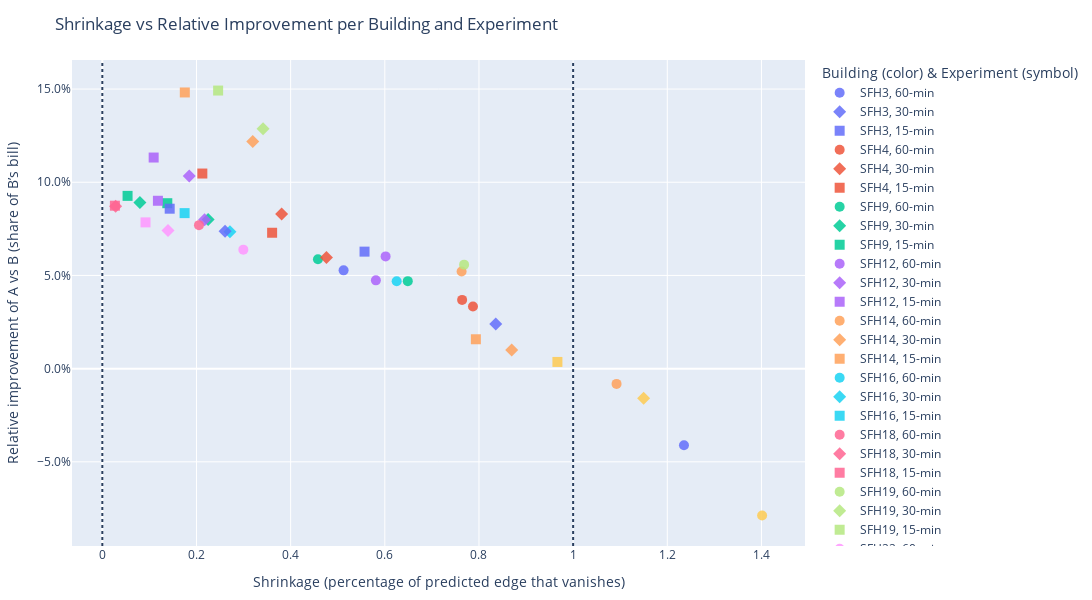

This figure's notebook cell:
### Code cell
import pandas as pd
import plotly.express as px

def plot_shrinkage_vs_rel_improv(df: pd.DataFrame,
                                 experiments=(60, 30, 15),
                                 rel_fmt='rel_gt{e}_improv_{e}',
                                 shrink_fmt='shrinkage_{e}',
                                 compare_to_gt1=False):
    """
    df: DataFrame indexed by 'building' with columns like
        shrinkage_60, rel_gt60_improv_60, etc.
    experiments: which experiments to include (e.g., 60, 30, 15).
    rel_fmt / shrink_fmt: format strings for column names.
    """
    df_ = df.reset_index()  # bring 'building' out of index
    if compare_to_gt1:
        rel_fmt = 'rel_gt1_improv_{e}' #rel_fmt.replace('gt', 'gt1_')
        
    parts = []
    for e in experiments:
        rel_col = rel_fmt.format(e=e)
        shr_col = shrink_fmt.format(e=e)
        if rel_col not in df_.columns or shr_col not in df_.columns:
            # skip quietly if a column is missing
            continue
        tmp = df_[['building', shr_col, rel_col]].copy()
        tmp.columns = ['building', 'shrinkage', 'rel_improv']
        tmp['experiment'] = f'{e}-min'
        parts.append(tmp)

    long_df = pd.concat(parts, ignore_index=True)
    long_df = long_df.dropna(subset=['shrinkage', 'rel_improv'])

    fig = px.scatter(
        long_df,
        x='shrinkage',               # a = 1 - s
        y='rel_improv',              # % savings vs B
        color='building',            # each building its own color
        symbol='experiment',         # symbol encodes experiment
        hover_data={
            'building': True,
            'experiment': True,
            'shrinkage': ':.3f',
            'rel_improv': ':.3%'     # show as %
        },
        labels={
            'shrinkage': 'Shrinkage (percentage of predicted edge that vanishes)',
            'rel_improv': 'Relative improvement of A vs B (share of B’s bill)'
        },
        title='Shrinkage vs Relative Improvement per Building and Experiment'
    )

    # Styling
    fig.update_traces(marker={'size': 10, 'opacity': 0.85})
    fig.update_yaxes(tickformat='.1%')       # percent ticks
    fig.add_vline(x=0, line_dash='dot')      # no attenuation
    fig.add_vline(x=1, line_dash='dot')      # full evaporation / reversal threshold
    fig.update_layout(
        legend_title_text='Building (color) & Experiment (symbol)',
        margin=dict(l=60, r=20, t=60, b=50),
        height=600,
        width=2400
    )
    return fig, long_df

# --- usage ---
fig, tidy = plot_shrinkage_vs_rel_improv(comparison_df, compare_to_gt1=True)  # df = your DataFrame
fig.show()

### Figure 1 — Plotly figure (JSON) as saved in the notebook; plotly's stock layout.template omitted (floating-point values rounded to 4 significant figures)
{"data": [{"customdata": [["SFH3", "60-min"]], "hovertemplate": "building=%{customdata[0]}<br>experiment=%{customdata[1]}<br>Shrinkage (percentage of predicted edge that vanishes)=%{x:.3f}<br>Relative improvement of A vs B (share of B’s bill)=%{y:.3%}<extra></extra>", "legendgroup": "SFH3, 60-min", "marker": {"color": "#636efa", "opacity": 0.85, "size": 10, "symbol": "circle"}, "mode": "markers", "name": "SFH3, 60-min", "orientation": "v", "showlegend": true, "type": "scatter", "x": [1.235], "xaxis": "x", "y": [-0.04112], "yaxis": "y"}, {"customdata": [["SFH3", "30-min"]], "hovertemplate": "building=%{customdata[0]}<br>experiment=%{customdata[1]}<br>Shrinkage (percentage of predicted edge that vanishes)=%{x:.3f}<br>Relative improvement of A vs B (share of B’s bill)=%{y:.3%}<extra></extra>", "legendgroup": "SFH3, 30-min", "marker": {"color": "#636efa", "opacity": 0.85, "size": 10, "symbol": "diamond"}, "mode": "markers", "name": "SFH3, 30-min", "orientation": "v", "showlegend": true, "type": "scatter", "x": [0.8356], "xaxis": "x", "y": [0.02389], "yaxis": "y"}, {"customdata": [["SFH3", "15-min"]], "hovertemplate": "building=%{customdata[0]}<br>experiment=%{customdata[1]}<br>Shrinkage (percentage of predicted edge that vanishes)=%{x:.3f}<br>Relative improvement of A vs B (share of B’s bill)=%{y:.3%}<extra></extra>", "legendgroup": "SFH3, 15-min", "marker": {"color": "#636efa", "opacity": 0.85, "size": 10, "symbol": "square"}, "mode": "markers", "name": "SFH3, 15-min", "orientation": "v", "showlegend": true, "type": "scatter", "x": [0.5569], "xaxis": "x", "y": [0.06278], "yaxis": "y"}, {"customdata": [["SFH4", "60-min"]], "hovertemplate": "building=%{customdata[0]}<br>experiment=%{customdata[1]}<br>Shrinkage (percentage of predicted edge that vanishes)=%{x:.3f}<br>Relative improvement of A vs B (share of B’s bill)=%{y:.3%}<extra></extra>", "legendgroup": "SFH4, 60-min", "marker": {"color": "#EF553B", "opacity": 0.85, "size": 10, "symbol": "circle"}, "mode": "markers", "name": "SFH4, 60-min", "orientation": "v", "showlegend": true, "type": "scatter", "x": [0.7642], "xaxis": "x", "y": [0.03689], "yaxis": "y"}, {"customdata": [["SFH4", "30-min"]], "hovertemplate": "building=%{customdata[0]}<br>experiment=%{customdata[1]}<br>Shrinkage (percentage of predicted edge that vanishes)=%{x:.3f}<br>Relative improvement of A vs B (share of B’s bill)=%{y:.3%}<extra></extra>", "legendgroup": "SFH4, 30-min", "marker": {"color": "#EF553B", "opacity": 0.85, "size": 10, "symbol": "diamond"}, "mode": "markers", "name": "SFH4, 30-min", "orientation": "v", "showlegend": true, "type": "scatter", "x": [0.3809], "xaxis": "x", "y": [0.08298], "yaxis": "y"}, {"customdata": [["SFH4", "15-min"]], "hovertemplate": "building=%{customdata[0]}<br>experiment=%{customdata[1]}<br>Shrinkage (percentage of predicted edge that vanishes)=%{x:.3f}<br>Relative improvement of A vs B (share of B’s bill)=%{y:.3%}<extra></extra>", "legendgroup": "SFH4, 15-min", "marker": {"color": "#EF553B", "opacity": 0.85, "size": 10, "symbol": "square"}, "mode": "markers", "name": "SFH4, 15-min", "orientation": "v", "showlegend": true, "type": "scatter", "x": [0.2124], "xaxis": "x", "y": [0.1047], "yaxis": "y"}, {"customdata": [["SFH9", "60-min"]], "hovertemplate": "building=%{customdata[0]}<br>experiment=%{customdata[1]}<br>Shrinkage (percentage of predicted edge that vanishes)=%{x:.3f}<br>Relative improvement of A vs B (share of B’s bill)=%{y:.3%}<extra></extra>", "legendgroup": "SFH9, 60-min", "marker": {"color": "#00cc96", "opacity": 0.85, "size": 10, "symbol": "circle"}, "mode": "markers", "name": "SFH9, 60-min", "orientation": "v", "showlegend": true, "type": "scatter", "x": [0.458], "xaxis": "x", "y": [0.05865], "yaxis": "y"}, {"customdata": [["SFH9", "30-min"]], "hovertemplate": "building=%{customdata[0]}<br>experiment=%{customdata[1]}<br>Shrinkage (percentage of predicted edge that vanishes)=%{x:.3f}<br>Relative improvement of A vs B (share of B’s bill)=%{y:.3%}<extra></extra>", "legendgroup": "SFH9, 30-min", "marker": {"color": "#00cc96", "opacity": 0.85, "size": 10, "symbol": "diamond"}, "mode": "markers", "name": "SFH9, 30-min", "orientation": "v", "showlegend": true, "type": "scatter", "x": [0.2248], "xaxis": "x", "y": [0.07996], "yaxis": "y"}, {"customdata": [["SFH9", "15-min"]], "hovertemplate": "building=%{customdata[0]}<br>experiment=%{customdata[1]}<br>Shrinkage (percentage of predicted edge that vanishes)=%{x:.3f}<br>Relative improvement of A vs B (share of B’s bill)=%{y:.3%}<extra></extra>", "legendgroup": "SFH9, 15-min", "marker": {"color": "#00cc96", "opacity": 0.85, "size": 10, "symbol": "square"}, "mode": "markers", "name": "SFH9, 15-min", "orientation": "v", "showlegend": true, "type": "scatter", "x": [0.138], "xaxis": "x", "y": [0.08875], "yaxis": "y"}, {"customdata": [["SFH12", "60-min"]], "hovertemplate": "building=%{customdata[0]}<br>experiment=%{customdata[1]}<br>Shrinkage (percentage of predicted edge that vanishes)=%{x:.3f}<br>Relative improvement of A vs B (share of B’s bill)=%{y:.3%}<extra></extra>", "legendgroup": "SFH12, 60-min", "marker": {"color": "#ab63fa", "opacity": 0.85, "size": 10, "symbol": "circle"}, "mode": "markers", "name": "SFH12, 60-min", "orientation": "v", "showlegend": true, "type": "scatter", "x": [0.5811], "xaxis": "x", "y": [0.04735], "yaxis": "y"}, {"customdata": [["SFH12", "30-min"]], "hovertemplate": "building=%{customdata[0]}<br>experiment=%{customdata[1]}<br>Shrinkage (percentage of predicted edge that vanishes)=%{x:.3f}<br>Relative improvement of A vs B (share of B’s bill)=%{y:.3%}<extra></extra>", "legendgroup": "SFH12, 30-min", "marker": {"color": "#ab63fa", "opacity": 0.85, "size": 10, "symbol": "diamond"}, "mode": "markers", "name": "SFH12, 30-min", "orientation": "v", "showlegend": true, "type": "scatter", "x": [0.2172], "xaxis": "x", "y": [0.07993], "yaxis": "y"}, {"customdata": [["SFH12", "15-min"]], "hovertemplate": "building=%{customdata[0]}<br>experiment=%{customdata[1]}<br>Shrinkage (percentage of predicted edge that vanishes)=%{x:.3f}<br>Relative improvement of A vs B (share of B’s bill)=%{y:.3%}<extra></extra>", "legendgroup": "SFH12, 15-min", "marker": {"color": "#ab63fa", "opacity": 0.85, "size": 10, "symbol": "square"}, "mode": "markers", "name": "SFH12, 15-min", "orientation": "v", "showlegend": true, "type": "scatter", "x": [0.1181], "xaxis": "x", "y": [0.09006], "yaxis": "y"}, {"customdata": [["SFH14", "60-min"]], "hovertemplate": "building=%{customdata[0]}<br>experiment=%{customdata[1]}<br>Shrinkage (percentage of predicted edge that vanishes)=%{x:.3f}<br>Relative improvement of A vs B (share of B’s bill)=%{y:.3%}<extra></extra>", "legendgroup": "SFH14, 60-min", "marker": {"color": "#FFA15A", "opacity": 0.85, "size": 10, "symbol": "circle"}, "mode": "markers", "name": "SFH14, 60-min", "orientation": "v", "showlegend": true, "type": "scatter", "x": [0.7632], "xaxis": "x", "y": [0.05215], "yaxis": "y"}, {"customdata": [["SFH14", "30-min"]], "hovertemplate": "building=%{customdata[0]}<br>experiment=%{customdata[1]}<br>Shrinkage (percentage of predicted edge that vanishes)=%{x:.3f}<br>Relative improvement of A vs B (share of B’s bill)=%{y:.3%}<extra></extra>", "legendgroup": "SFH14, 30-min", "marker": {"color": "#FFA15A", "opacity": 0.85, "size": 10, "symbol": "diamond"}, "mode": "markers", "name": "SFH14, 30-min", "orientation": "v", "showlegend": true, "type": "scatter", "x": [0.3195], "xaxis": "x", "y": [0.1219], "yaxis": "y"}, {"customdata": [["SFH14", "15-min"]], "hovertemplate": "building=%{customdata[0]}<br>experiment=%{customdata[1]}<br>Shrinkage (percentage of predicted edge that vanishes)=%{x:.3f}<br>Relative improvement of A vs B (share of B’s bill)=%{y:.3%}<extra></extra>", "legendgroup": "SFH14, 15-min", "marker": {"color": "#FFA15A", "opacity": 0.85, "size": 10, "symbol": "square"}, "mode": "markers", "name": "SFH14, 15-min", "orientation": "v", "showlegend": true, "type": "scatter", "x": [0.1752], "xaxis": "x", "y": [0.1482], "yaxis": "y"}, {"customdata": [["SFH16", "60-min"]], "hovertemplate": "building=%{customdata[0]}<br>experiment=%{customdata[1]}<br>Shrinkage (percentage of predicted edge that vanishes)=%{x:.3f}<br>Relative improvement of A vs B (share of B’s bill)=%{y:.3%}<extra></extra>", "legendgroup": "SFH16, 60-min", "marker": {"color": "#19d3f3", "opacity": 0.85, "size": 10, "symbol": "circle"}, "mode": "markers", "name": "SFH16, 60-min", "orientation": "v", "showlegend": true, "type": "scatter", "x": [0.6252], "xaxis": "x", "y": [0.04691], "yaxis": "y"}, {"customdata": [["SFH16", "30-min"]], "hovertemplate": "building=%{customdata[0]}<br>experiment=%{customdata[1]}<br>Shrinkage (percentage of predicted edge that vanishes)=%{x:.3f}<br>Relative improvement of A vs B (share of B’s bill)=%{y:.3%}<extra></extra>", "legendgroup": "SFH16, 30-min", "marker": {"color": "#19d3f3", "opacity": 0.85, "size": 10, "symbol": "diamond"}, "mode": "markers", "name": "SFH16, 30-min", "orientation": "v", "showlegend": true, "type": "scatter", "x": [0.271], "xaxis": "x", "y": [0.07345], "yaxis": "y"}, {"customdata": [["SFH16", "15-min"]], "hovertemplate": "building=%{customdata[0]}<br>experiment=%{customdata[1]}<br>Shrinkage (percentage of predicted edge that vanishes)=%{x:.3f}<br>Relative improvement of A vs B (share of B’s bill)=%{y:.3%}<extra></extra>", "legendgroup": "SFH16, 15-min", "marker": {"color": "#19d3f3", "opacity": 0.85, "size": 10, "symbol": "square"}, "mode": "markers", "name": "SFH16, 15-min", "orientation": "v", "showlegend": true, "type": "scatter", "x": [0.1748], "xaxis": "x", "y": [0.08344], "yaxis": "y"}, {"customdata": [["SFH18", "60-min"]], "hovertemplate": "building=%{customdata[0]}<br>experiment=%{customdata[1]}<br>Shrinkage (percentage of predicted edge that vanishes)=%{x:.3f}<br>Relative improvement of A vs B (share of B’s bill)=%{y:.3%}<extra></extra>", "legendgroup": "SFH18, 60-min", "marker": {"color": "#FF6692", "opacity": 0.85, "size": 10, "symbol": "circle"}, "mode": "markers", "name": "SFH18, 60-min", "orientation": "v", "showlegend": true, "type": "scatter", "x": [0.2053], "xaxis": "x", "y": [0.07699], "yaxis": "y"}, {"customdata": [["SFH18", "30-min"]], "hovertemplate": "building=%{customdata[0]}<br>experiment=%{customdata[1]}<br>Shrinkage (percentage of predicted edge that vanishes)=%{x:.3f}<br>Relative improvement of A vs B (share of B’s bill)=%{y:.3%}<extra></extra>", "legendgroup": "SFH18, 30-min", "marker": {"color": "#FF6692", "opacity": 0.85, "size": 10, "symbol": "diamond"}, "mode": "markers", "name": "SFH18, 30-min", "orientation": "v", "showlegend": true, "type": "scatter", "x": [0.02827], "xaxis": "x", "y": [0.08707], "yaxis": "y"}, {"customdata": [["SFH18", "15-min"]], "hovertemplate": "building=%{customdata[0]}<br>experiment=%{customdata[1]}<br>Shrinkage (percentage of predicted edge that vanishes)=%{x:.3f}<br>Relative improvement of A vs B (share of B’s bill)=%{y:.3%}<extra></extra>", "legendgroup": "SFH18, 15-min", "marker": {"color": "#FF6692", "opacity": 0.85, "size": 10, "symbol": "square"}, "mode": "markers", "name": "SFH18, 15-min", "orientation": "v", "showlegend": true, "type": "scatter", "x": [0.02671], "xaxis": "x", "y": [0.08742], "yaxis": "y"}, {"customdata": [["SFH19", "60-min"]], "hovertemplate": "building=%{customdata[0]}<br>experiment=%{customdata[1]}<br>Shrinkage (percentage of predicted edge that vanishes)=%{x:.3f}<br>Relative improvement of A vs B (share of B’s bill)=%{y:.3%}<extra></extra>", "legendgroup": "SFH19, 60-min", "marker": {"color": "#B6E880", "opacity": 0.85, "size": 10, "symbol": "circle"}, "mode": "markers", "name": "SFH19, 60-min", "orientation": "v", "showlegend": true, "type": "scatter", "x": [0.7684], "xaxis": "x", "y": [0.05579], "yaxis": "y"}, {"customdata": [["SFH19", "30-min"]], "hovertemplate": "building=%{customdata[0]}<br>experiment=%{customdata[1]}<br>Shrinkage (percentage of predicted edge that vanishes)=%{x:.3f}<br>Relative improvement of A vs B (share of B’s bill)=%{y:.3%}<extra></extra>", "legendgroup": "SFH19, 30-min", "marker": {"color": "#B6E880", "opacity": 0.85, "size": 10, "symbol": "diamond"}, "mode": "markers", "name": "SFH19, 30-min", "orientation": "v", "showlegend": true, "type": "scatter", "x": [0.3414], "xaxis": "x", "y": [0.1287], "yaxis": "y"}, {"customdata": [["SFH19", "15-min"]], "hovertemplate": "building=%{customdata[0]}<br>experiment=%{customdata[1]}<br>Shrinkage (percentage of predicted edge that vanishes)=%{x:.3f}<br>Relative improvement of A vs B (share of B’s bill)=%{y:.3%}<extra></extra>", "legendgroup": "SFH19, 15-min", "marker": {"color": "#B6E880", "opacity": 0.85, "size": 10, "symbol": "square"}, "mode": "markers", "name": "SFH19, 15-min", "orientation": "v", "showlegend": true, "type": "scatter", "x": [0.246], "xaxis": "x", "y": [0.1492], "yaxis": "y"}, {"customdata": [["SFH22", "60-min"]], "hovertemplate": "building=%{customdata[0]}<br>experiment=%{customdata[1]}<br>Shrinkage (percentage of predicted edge that vanishes)=%{x:.3f}<br>Relative improvement of A vs B (share of B’s bill)=%{y:.3%}<extra></extra>", "legendgroup": "SFH22, 60-min", "marker": {"color": "#FF97FF", "opacity": 0.85, "size": 10, "symbol": "circle"}, "mode": "markers", "name": "SFH22, 60-min", "orientation": "v", "showlegend": true, "type": "scatter", "x": [0.2995], "xaxis": "x", "y": [0.06383], "yaxis": "y"}, {"customdata": [["SFH22", "30-min"]], "hovertemplate": "building=%{customdata[0]}<br>experiment=%{customdata[1]}<br>Shrinkage (percentage of predicted edge that vanishes)=%{x:.3f}<br>Relative improvement of A vs B (share of B’s bill)=%{y:.3%}<extra></extra>", "legendgroup": "SFH22, 30-min", "marker": {"color": "#FF97FF", "opacity": 0.85, "size": 10, "symbol": "diamond"}, "mode": "markers", "name": "SFH22, 30-min", "orientation": "v", "showlegend": true, "type": "scatter", "x": [0.1395], "xaxis": "x", "y": [0.07412], "yaxis": "y"}, {"customdata": [["SFH22", "15-min"]], "hovertemplate": "building=%{customdata[0]}<br>experiment=%{customdata[1]}<br>Shrinkage (percentage of predicted edge that vanishes)=%{x:.3f}<br>Relative improvement of A vs B (share of B’s bill)=%{y:.3%}<extra></extra>", "legendgroup": "SFH22, 15-min", "marker": {"color": "#FF97FF", "opacity": 0.85, "size": 10, "symbol": "square"}, "mode": "markers", "name": "SFH22, 15-min", "orientation": "v", "showlegend": true, "type": "scatter", "x": [0.09179], "xaxis": "x", "y": [0.07847], "yaxis": "y"}, {"customdata": [["SFH27", "60-min"]], "hovertemplate": "building=%{customdata[0]}<br>experiment=%{customdata[1]}<br>Shrinkage (percentage of predicted edge that vanishes)=%{x:.3f}<br>Relative improvement of A vs B (share of B’s bill)=%{y:.3%}<extra></extra>", "legendgroup": "SFH27, 60-min", "marker": {"color": "#FECB52", "opacity": 0.85, "size": 10, "symbol": "circle"}, "mode": "markers", "name": "SFH27, 60-min", "orientation": "v", "showlegend": true, "type": "scatter", "x": [1.401], "xaxis": "x", "y": [-0.07877], "yaxis": "y"}, {"customdata": [["SFH27", "30-min"]], "hovertemplate": "building=%{customdata[0]}<br>experiment=%{customdata[1]}<br>Shrinkage (percentage of predicted edge that vanishes)=%{x:.3f}<br>Relative improvement of A vs B (share of B’s bill)=%{y:.3%}<extra></extra>", "legendgroup": "SFH27, 30-min", "marker": {"color": "#FECB52", "opacity": 0.85, "size": 10, "symbol": "diamond"}, "mode": "markers", "name": "SFH27, 30-min", "orientation": "v", "showlegend": true, "type": "scatter", "x": [1.15], "xaxis": "x", "y": [-0.01584], "yaxis": "y"}, {"customdata": [["SFH27", "15-min"]], "hovertemplate": "building=%{customdata[0]}<br>experiment=%{customdata[1]}<br>Shrinkage (percentage of predicted edge that vanishes)=%{x:.3f}<br>Relative improvement of A vs B (share of B’s bill)=%{y:.3%}<extra></extra>", "legendgroup": "SFH27, 15-min", "marker": {"color": "#FECB52", "opacity": 0.85, "size": 10, "symbol": "square"}, "mode": "markers", "name": "SFH27, 15-min", "orientation": "v", "showlegend": true, "type": "scatter", "x": [0.9666], "xaxis": "x", "y": [0.003588], "yaxis": "y"}, {"customdata": [["SFH28", "60-min"]], "hovertemplate": "building=%{customdata[0]}<br>experiment=%{customdata[1]}<br>Shrinkage (percentage of predicted edge that vanishes)=%{x:.3f}<br>Relative improvement of A vs B (share of B’s bill)=%{y:.3%}<extra></extra>", "legendgroup": "SFH28, 60-min", "marker": {"color": "#636efa", "opacity": 0.85, "size": 10, "symbol": "circle"}, "mode": "markers", "name": "SFH28, 60-min", "orientation": "v", "showlegend": true, "type": "scatter", "x": [0.5124], "xaxis": "x", "y": [0.05274], "yaxis": "y"}, {"customdata": [["SFH28", "30-min"]], "hovertemplate": "building=%{customdata[0]}<br>experiment=%{customdata[1]}<br>Shrinkage (percentage of predicted edge that vanishes)=%{x:.3f}<br>Relative improvement of A vs B (share of B’s bill)=%{y:.3%}<extra></extra>", "legendgroup": "SFH28, 30-min", "marker": {"color": "#636efa", "opacity": 0.85, "size": 10, "symbol": "diamond"}, "mode": "markers", "name": "SFH28, 30-min", "orientation": "v", "showlegend": true, "type": "scatter", "x": [0.2608], "xaxis": "x", "y": [0.07367], "yaxis": "y"}, {"customdata": [["SFH28", "15-min"]], "hovertemplate": "building=%{customdata[0]}<br>experiment=%{customdata[1]}<br>Shrinkage (percentage of predicted edge that vanishes)=%{x:.3f}<br>Relative improvement of A vs B (share of B’s bill)=%{y:.3%}<extra></extra>", "legendgroup": "SFH28, 15-min", "marker": {"color": "#636efa", "opacity": 0.85, "size": 10, "symbol": "square"}, "mode": "markers", "name": "SFH28, 15-min", "orientation": "v", "showlegend": true, "type": "scatter", "x": [0.1431], "xaxis": "x", "y": [0.08581], "yaxis": "y"}, {"customdata": [["SFH29", "60-min"]], "hovertemplate": "building=%{customdata[0]}<br>experiment=%{customdata[1]}<br>Shrinkage (percentage of predicted edge that vanishes)=%{x:.3f}<br>Relative improvement of A vs B (share of B’s bill)=%{y:.3%}<extra></extra>", "legendgroup": "SFH29, 60-min", "marker": {"color": "#EF553B", "opacity": 0.85, "size": 10, "symbol": "circle"}, "mode": "markers", "name": "SFH29, 60-min", "orientation": "v", "showlegend": true, "type": "scatter", "x": [0.7872], "xaxis": "x", "y": [0.03337], "yaxis": "y"}, {"customdata": [["SFH29", "30-min"]], "hovertemplate": "building=%{customdata[0]}<br>experiment=%{customdata[1]}<br>Shrinkage (percentage of predicted edge that vanishes)=%{x:.3f}<br>Relative improvement of A vs B (share of B’s bill)=%{y:.3%}<extra></extra>", "legendgroup": "SFH29, 30-min", "marker": {"color": "#EF553B", "opacity": 0.85, "size": 10, "symbol": "diamond"}, "mode": "markers", "name": "SFH29, 30-min", "orientation": "v", "showlegend": true, "type": "scatter", "x": [0.4761], "xaxis": "x", "y": [0.05966], "yaxis": "y"}, {"customdata": [["SFH29", "15-min"]], "hovertemplate": "building=%{customdata[0]}<br>experiment=%{customdata[1]}<br>Shrinkage (percentage of predicted edge that vanishes)=%{x:.3f}<br>Relative improvement of A vs B (share of B’s bill)=%{y:.3%}<extra></extra>", "legendgroup": "SFH29, 15-min", "marker": {"color": "#EF553B", "opacity": 0.85, "size": 10, "symbol": "square"}, "mode": "markers", "name": "SFH29, 15-min", "orientation": "v", "showlegend": true, "type": "scatter", "x": [0.3606], "xaxis": "x", "y": [0.07291], "yaxis": "y"}, {"customdata": [["SFH30", "60-min"]], "hovertemplate": "building=%{customdata[0]}<br>experiment=%{customdata[1]}<br>Shrinkage (percentage of predicted edge that vanishes)=%{x:.3f}<br>Relative improvement of A vs B (share of B’s bill)=%{y:.3%}<extra></extra>", "legendgroup": "SFH30, 60-min", "marker": {"color": "#00cc96", "opacity": 0.85, "size": 10, "symbol": "circle"}, "mode": "markers", "name": "SFH30, 60-min", "orientation": "v", "showlegend": true, "type": "scatter", "x": [0.6488], "xaxis": "x", "y": [0.04693], "yaxis": "y"}, {"customdata": [["SFH30", "30-min"]], "hovertemplate": "building=%{customdata[0]}<br>experiment=%{customdata[1]}<br>Shrinkage (percentage of predicted edge that vanishes)=%{x:.3f}<br>Relative improvement of A vs B (share of B’s bill)=%{y:.3%}<extra></extra>", "legendgroup": "SFH30, 30-min", "marker": {"color": "#00cc96", "opacity": 0.85, "size": 10, "symbol": "diamond"}, "mode": "markers", "name": "SFH30, 30-min", "orientation": "v", "showlegend": true, "type": "scatter", "x": [0.07984], "xaxis": "x", "y": [0.08917], "yaxis": "y"}, {"customdata": [["SFH30", "15-min"]], "hovertemplate": "building=%{customdata[0]}<br>experiment=%{customdata[1]}<br>Shrinkage (percentage of predicted edge that vanishes)=%{x:.3f}<br>Relative improvement of A vs B (share of B’s bill)=%{y:.3%}<extra></extra>", "legendgroup": "SFH30, 15-min", "marker": {"color": "#00cc96", "opacity": 0.85, "size": 10, "symbol": "square"}, "mode": "markers", "name": "SFH30, 15-min", "orientation": "v", "showlegend": true, "type": "scatter", "x": [0.05361], "xaxis": "x", "y": [0.09269], "yaxis": "y"}, {"customdata": [["SFH32", "60-min"]], "hovertemplate": "building=%{customdata[0]}<br>experiment=%{customdata[1]}<br>Shrinkage (percentage of predicted edge that vanishes)=%{x:.3f}<br>Relative improvement of A vs B (share of B’s bill)=%{y:.3%}<extra></extra>", "legendgroup": "SFH32, 60-min", "marker": {"color": "#ab63fa", "opacity": 0.85, "size": 10, "symbol": "circle"}, "mode": "markers", "name": "SFH32, 60-min", "orientation": "v", "showlegend": true, "type": "scatter", "x": [0.6017], "xaxis": "x", "y": [0.06022], "yaxis": "y"}, {"customdata": [["SFH32", "30-min"]], "hovertemplate": "building=%{customdata[0]}<br>experiment=%{customdata[1]}<br>Shrinkage (percentage of predicted edge that vanishes)=%{x:.3f}<br>Relative improvement of A vs B (share of B’s bill)=%{y:.3%}<extra></extra>", "legendgroup": "SFH32, 30-min", "marker": {"color": "#ab63fa", "opacity": 0.85, "size": 10, "symbol": "diamond"}, "mode": "markers", "name": "SFH32, 30-min", "orientation": "v", "showlegend": true, "type": "scatter", "x": [0.1847], "xaxis": "x", "y": [0.1034], "yaxis": "y"}, {"customdata": [["SFH32", "15-min"]], "hovertemplate": "building=%{customdata[0]}<br>experiment=%{customdata[1]}<br>Shrinkage (percentage of predicted edge that vanishes)=%{x:.3f}<br>Relative improvement of A vs B (share of B’s bill)=%{y:.3%}<extra></extra>", "legendgroup": "SFH32, 15-min", "marker": {"color": "#ab63fa", "opacity": 0.85, "size": 10, "symbol": "square"}, "mode": "markers", "name": "SFH32, 15-min", "orientation": "v", "showlegend": true, "type": "scatter", "x": [0.109], "xaxis": "x", "y": [0.1133], "yaxis": "y"}, {"customdata": [["SFH36", "60-min"]], "hovertemplate": "building=%{customdata[0]}<br>experiment=%{customdata[1]}<br>Shrinkage (percentage of predicted edge that vanishes)=%{x:.3f}<br>Relative improvement of A vs B (share of B’s bill)=%{y:.3%}<extra></extra>", "legendgroup": "SFH36, 60-min", "marker": {"color": "#FFA15A", "opacity": 0.85, "size": 10, "symbol": "circle"}, "mode": "markers", "name": "SFH36, 60-min", "orientation": "v", "showlegend": true, "type": "scatter", "x": [1.092], "xaxis": "x", "y": [-0.008181], "yaxis": "y"}, {"customdata": [["SFH36", "30-min"]], "hovertemplate": "building=%{customdata[0]}<br>experiment=%{customdata[1]}<br>Shrinkage (percentage of predicted edge that vanishes)=%{x:.3f}<br>Relative improvement of A vs B (share of B’s bill)=%{y:.3%}<extra></extra>", "legendgroup": "SFH36, 30-min", "marker": {"color": "#FFA15A", "opacity": 0.85, "size": 10, "symbol": "diamond"}, "mode": "markers", "name": "SFH36, 30-min", "orientation": "v", "showlegend": true, "type": "scatter", "x": [0.8695], "xaxis": "x", "y": [0.01003], "yaxis": "y"}, {"customdata": [["SFH36", "15-min"]], "hovertemplate": "building=%{customdata[0]}<br>experiment=%{customdata[1]}<br>Shrinkage (percentage of predicted edge that vanishes)=%{x:.3f}<br>Relative improvement of A vs B (share of B’s bill)=%{y:.3%}<extra></extra>", "legendgroup": "SFH36, 15-min", "marker": {"color": "#FFA15A", "opacity": 0.85, "size": 10, "symbol": "square"}, "mode": "markers", "name": "SFH36, 15-min", "orientation": "v", "showlegend": true, "type": "scatter", "x": [0.7934], "xaxis": "x", "y": [0.01576], "yaxis": "y"}], "layout": {"height": 600, "legend": {"title": {"text": "Building (color) & Experiment (symbol)"}, "tracegroupgap": 0}, "margin": {"b": 50, "l": 60, "r": 20, "t": 60}, "shapes": [{"line": {"dash": "dot"}, "type": "line", "x0": 0, "x1": 0, "xref": "x", "y0": 0, "y1": 1, "yref": "y domain"}, {"line": {"dash": "dot"}, "type": "line", "x0": 1, "x1": 1, "xref": "x", "y0": 0, "y1": 1, "yref": "y domain"}], "title": {"text": "Shrinkage vs Relative Improvement per Building and Experiment"}, "width": 2400, "xaxis": {"anchor": "y", "domain": [0, 1], "title": {"text": "Shrinkage (percentage of predicted edge that vanishes)"}}, "yaxis": {"anchor": "x", "domain": [0, 1], "tickformat": ".1%", "title": {"text": "Relative improvement of A vs B (share of B’s bill)"}}}}
